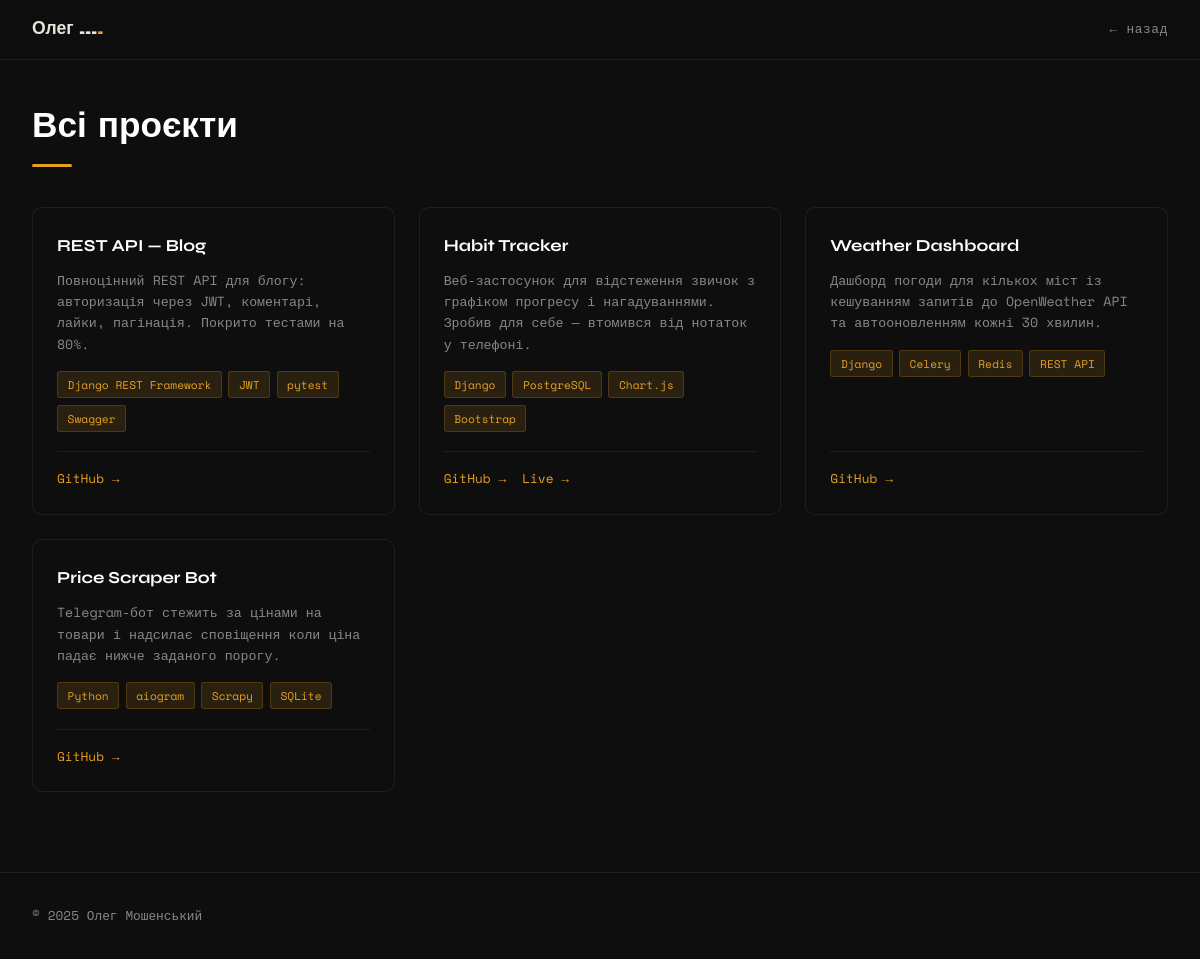
/projects/, run on the app's committed database.
### cv/models.py (models this page shows, shortened)
class Project(models.Model):
    title = models.CharField(max_length=200)
    description = models.TextField()
    tech_stack = models.CharField(max_length=300, help_text="Через кому: Python, Django, PostgreSQL")
    github_url = models.URLField(blank=True)
    live_url = models.URLField(blank=True)
    created_at = models.DateField()
    is_featured = models.BooleanField(default=False)
    class Meta:
        ordering = ['-created_at']
    def get_tech_list(self):
        return [t.strip() for t in self.tech_stack.split(',')]

### cv/views.py (the view)
# urls.py: path('projects/', views.projects_all, name='projects'),
def projects_all(request):
    all_projects = Project.objects.all()
    context = {
        'about': ABOUT,
        'projects': all_projects,
    }
    return render(request, 'cv/projects.html', context)

### cv/templates/cv/projects.html (shortened to what this page needs)
{% load static %}
<!DOCTYPE html>
<html lang="uk">
<head>
  <link rel="stylesheet" href="{% static 'cv/css/style.css' %}" />
</head>
<body>
<header class="nav">
  <div class="nav__inner">
    <a href="/" class="nav__logo">{{ about.name | truncatewords:1 }}<span class="dot">.</span></a>
    <nav class="nav__links">
      <a href="/">← Назад</a>
    </nav>
  </div>
</header>
<section class="section" style="padding-top: 6rem;">
  <div class="container">
    <h1 class="section__title">Всі проєкти</h1>
    <div class="projects-grid">
      {% for project in projects %}
      <article class="project-card">
        <div class="project-card__body">
          <h3 class="project-card__title">{{ project.title }}</h3>
          <p class="project-card__desc">{{ project.description }}</p>
          <div class="project-card__tags">
            {% for tech in project.get_tech_list %}
            <span class="tag">{{ tech }}</span>
            {% endfor %}
          </div>
        </div>
        <div class="project-card__links">
          {% if project.github_url %}<a href="{{ project.github_url }}" target="_blank" rel="noopener">GitHub →</a>{% endif %}
          {% if project.live_url %}<a href="{{ project.live_url }}" target="_blank" rel="noopener" class="link--accent">Live →</a>{% endif %}
        </div>
      </article>
      {% endfor %}
    </div>
  </div>
</section>
<footer class="footer">
  <div class="container">
    <p>© 2025 {{ about.name }}</p>
  </div>
</footer>
</body>
</html>

### cv/static/cv/css/style.css (style rules this page uses)
*, *::before, *::after { box-sizing: border-box; margin: 0; padding: 0; }
:root { --bg: #0e0e0e; --bg2: #161616; --bg3: #1e1e1e; --text: #e8e4dc; --text-muted: #888; --accent: #e8a020; --accent-dim: rgba(232, 160, 32, 0.12); --border: rgba(255,255,255,0.07); --radius: 6px; --font-head: 'Syne', sans-serif; --font-mono: 'Space Mono', monospace; }
html { scroll-behavior: smooth; }
body { background: var(--bg); color: var(--text); font-family: var(--font-mono); font-size: 15px; line-height: 1.7; -webkit-font-smoothing: antialiased; }
a { color: var(--accent); text-decoration: none; transition: opacity .2s; }
.nav { position: fixed; top: 0; left: 0; right: 0; z-index: 100; background: rgba(14,14,14,.92); backdrop-filter: blur(12px); border-bottom: 1px solid var(--border); }
.nav__inner { max-width: 1200px; margin: 0 auto; padding: .9rem 2rem; display: flex; align-items: center; gap: 2rem; }
.nav__logo { font-family: var(--font-head); font-weight: 800; font-size: 1.1rem; color: var(--text); flex: 1; }
.nav__logo .dot { color: var(--accent); }
.nav__links { display: flex; gap: 1.5rem; }
.nav__links a { color: var(--text-muted); font-size: .8rem; letter-spacing: .05em; text-transform: lowercase; }
.section { padding: 5rem 2rem; }
.container { max-width: 1200px; margin: 0 auto; }
.section__title { font-family: var(--font-head); font-size: clamp(1.6rem, 3vw, 2.2rem); font-weight: 800; color: #fff; margin-bottom: 2.5rem; position: relative; }
.section__title::after { content: ''; display: block; width: 2.5rem; height: 3px; background: var(--accent); margin-top: .5rem; border-radius: 2px; }
.projects-grid { display: grid; grid-template-columns: repeat(auto-fill, minmax(300px, 1fr)); gap: 1.5rem; }
.project-card { background: var(--bg); border: 1px solid var(--border); border-radius: 10px; padding: 1.5rem; display: flex; flex-direction: column; transition: border-color .2s, transform .2s; }
.project-card__body { flex: 1; }
.project-card__title { font-family: var(--font-head); font-size: 1.05rem; font-weight: 700; color: #fff; margin-bottom: .6rem; }
.project-card__desc { color: var(--text-muted); font-size: .83rem; margin-bottom: 1rem; line-height: 1.6; }
.project-card__tags { display: flex; flex-wrap: wrap; gap: .4rem; margin-bottom: 1.2rem; }
.tag { padding: .2rem .6rem; background: var(--accent-dim); border: 1px solid rgba(232,160,32,.2); color: var(--accent); font-size: .7rem; border-radius: 3px; }
.project-card__links { display: flex; gap: 1rem; font-size: .8rem; border-top: 1px solid var(--border); padding-top: 1rem; }
.link--accent { color: var(--accent); }
.footer { border-top: 1px solid var(--border); padding: 2rem; }
.footer .container { display: flex; justify-content: space-between; align-items: center; flex-wrap: wrap; gap: 1rem; }
.footer p { color: var(--text-muted); font-size: .8rem; }

### data on the page
Project: title "REST API — Blog", description "Повноцінний REST API для блогу: авторизація через JWT, коментарі, лайки, пагінація. Покрито тестами на 80%.", get_tech_list "Django REST Framework" "JWT" "pytest" "Swagger"
Project: title "Habit Tracker", description "Веб-застосунок для відстеження звичок з графіком прогресу і нагадуваннями. Зробив для себе — втомився від нотаток у телефоні.", get_tech_list "Django" "PostgreSQL" "Chart.js" "Bootstrap"
Project: title "Weather Dashboard", description "Дашборд погоди для кількох міст із кешуванням запитів до OpenWeather API та автооновленням кожні 30 хвилин.", get_tech_list "Django" "Celery" "Redis" "REST API"
Project: title "Price Scraper Bot", description "Telegram-бот стежить за цінами на товари і надсилає сповіщення коли ціна падає нижче заданого порогу.", get_tech_list "Python" "aiogram" "Scrapy" "SQLite"

### other printed values
{{ about.name | truncatewords:1 }} "Олег …"
{{ about.name }} "Олег Мошенський"
